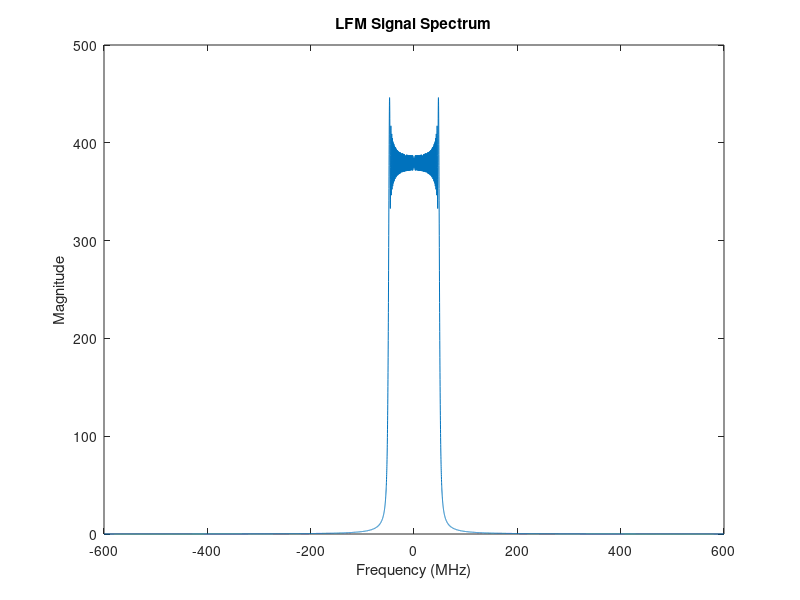
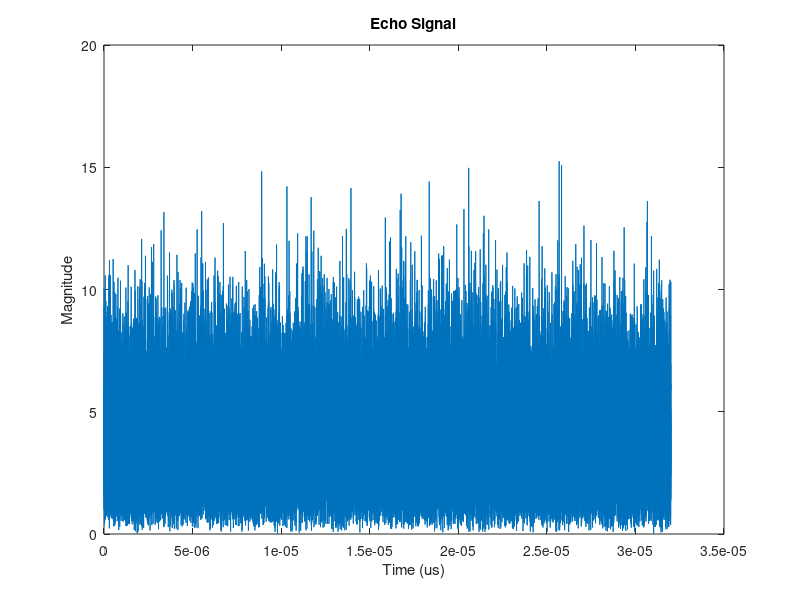
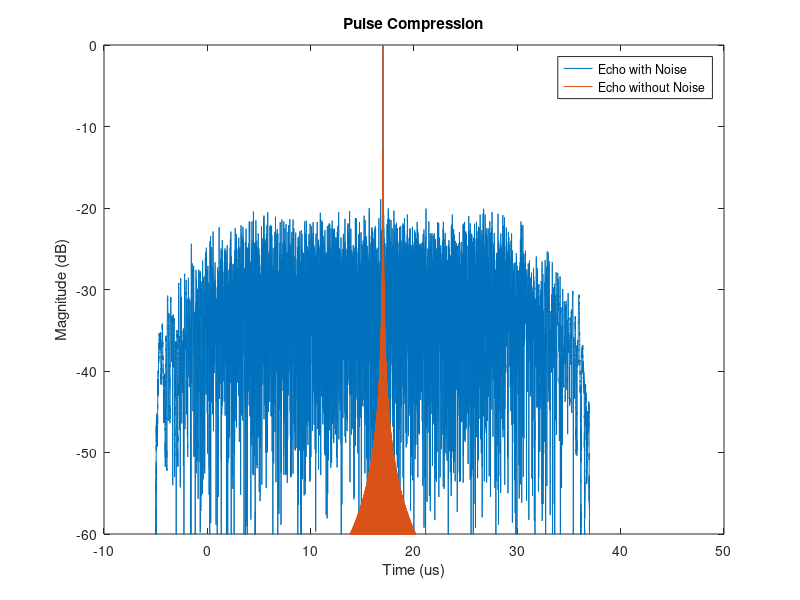

Here is the MATLAB script that generated these plots, in order:
Tp = 10e-6; % 10us
B = 100e6; % 100MHz
alpha = 6;
timeRange = 32e-6;
delay = 17e-6;
noisePower = 10;
fs = round(2*B*alpha);
gamma = B/Tp;
normalized2dB = @(x) 20*log10(abs(x)/max(abs(x)));

%% Reference Signal
referenceN = floor(Tp*fs + 1);
referenceTime = -Tp/2:1/fs:Tp/2;
referenceSignal = exp(1i*pi*gamma*referenceTime.^2);
referenceSignal_noisy = exp(1i*pi*gamma*referenceTime.^2);
referenceF = (-(referenceN - 1)/2:(referenceN - 1)/2)/referenceN*fs;
figure;
plot(referenceF/1e6, abs(fftshift(fft(referenceSignal))));
xlabel('Frequency (MHz)');
ylabel('Magnitude');
title('LFM Signal Spectrum');

%% Echo Signal
receivingN = timeRange*fs + 1;
receivingTime = 0:1/fs:timeRange;
receivingSignal = zeros(1, receivingN);
receivingSignal_pure = zeros(1, receivingN);
receivingDelayN = round(delay*fs - referenceN/2);
receivingSignal(receivingDelayN:receivingDelayN + referenceN - 1) = referenceSignal_noisy;
receivingSignal = receivingSignal + sqrt(noisePower)*(randn(1, receivingN) + 1i*randn(1, receivingN));
receivingSignal_pure(receivingDelayN:receivingDelayN + referenceN - 1) = referenceSignal;
figure;
plot(receivingTime, abs(receivingSignal));
xlabel('Time (us)');
ylabel('Magnitude');
title('Echo Signal');

%% Pulse Compression
matchedFilterN = 2^nextpow2(referenceN + receivingN - 1);
matchedFilterTime_referenceSignal = (0:matchedFilterN - 1)/fs - Tp/2;
matchedFilter_referenceSignal = conj(flip(referenceSignal));
matchedFilterH_referenceSignal = fft(matchedFilter_referenceSignal, matchedFilterN);
matchedFilterOutput = ifft(matchedFilterH_referenceSignal.*fft(receivingSignal, matchedFilterN));
matchedFilterOutput_pure = ifft(matchedFilterH_referenceSignal.*fft(receivingSignal_pure, matchedFilterN));
figure;
plot(matchedFilterTime_referenceSignal*1e6, normalized2dB(matchedFilterOutput), matchedFilterTime_referenceSignal*1e6, normalized2dB(matchedFilterOutput_pure));
ylim([-60, 0]);
xlabel('Time (us)');
ylabel('Magnitude (dB)');
title('Pulse Compression');
legend({'Echo with Noise', 'Echo without Noise'});